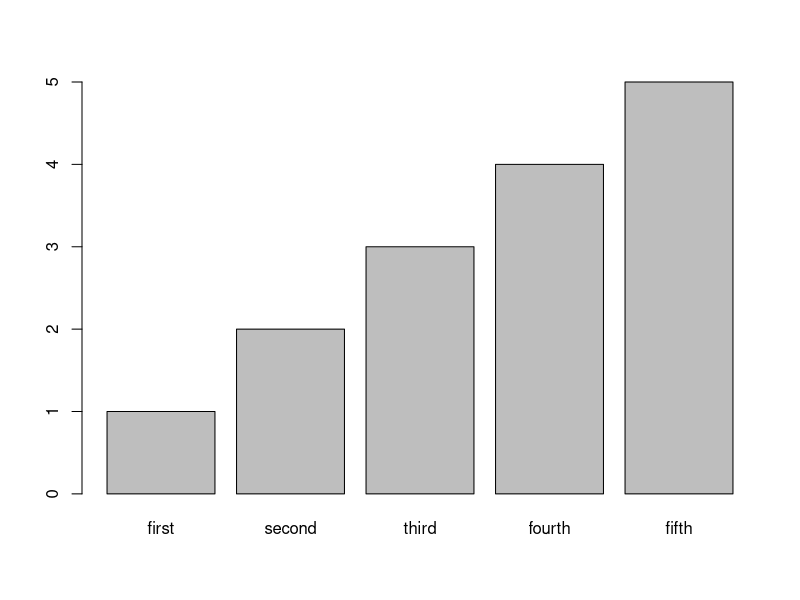

This figure's R source:
## ---- chunk 1
knitr::opts_chunk$set(echo = TRUE)
knitr::opts_chunk$set(out.width='350px', dpi=200)
## ---- chunk 2
numbers = c(1:5)
names(numbers) = c("first", "second", "third", "fourth", "fifth")
numbers
## ---- chunk 3
barplot(numbers)
## ---- chunk 4
numbers + 10
numbers / 2
numbers * 3
## ---- chunk 5
sqrt(numbers)
## ---- chunk 6
a = 1:3
b = 5:7
a + b
## ---- chunk 7
a == 2:4
a == 1
a < b
